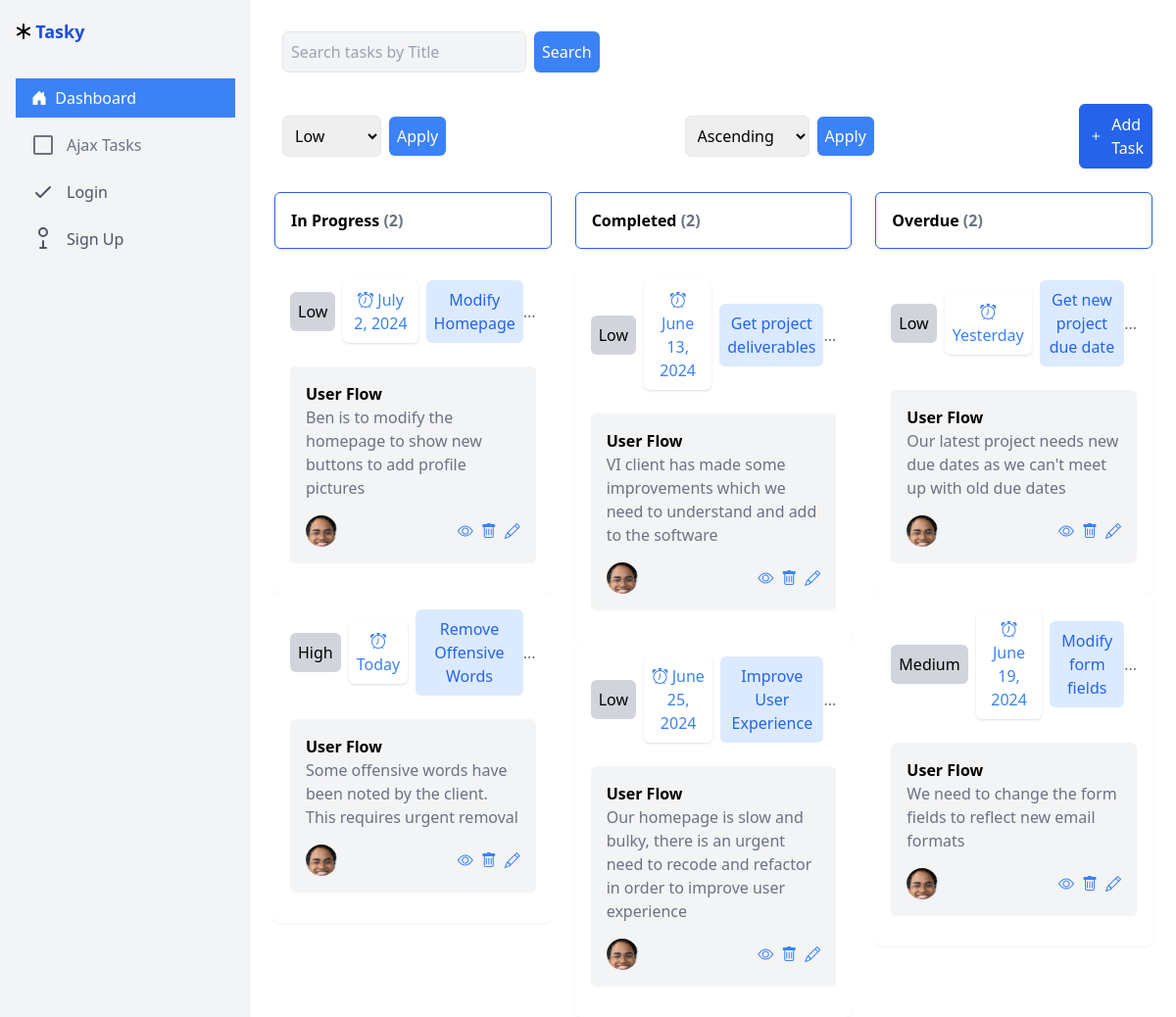
The page / on the database its author committed.
### task/models.py (models this page shows, shortened)
class Task(models.Model):
    STATUS_CHOICES = [
        ('In_Progress', 'In_Progress'),
        ('Completed', 'Completed'),
        ('Overdue', 'Overdue'),
    ]
    PRIORITY_CHOICES = [
        ('Low', 'Low'),
        ('Medium', 'Medium'),
        ('High', 'High'),
    ]
    title = models.CharField(max_length=200)
    description = models.TextField()
    status = models.CharField(
        max_length=20,
        choices=STATUS_CHOICES,
        default='In_Progress',
    )
    priority = models.CharField(
        max_length=20,
        choices=PRIORITY_CHOICES,
        default='Low',
    )
    due_date = models.DateTimeField()
    category = models.CharField(max_length=100)
    assigned_to = models.ForeignKey(settings.AUTH_USER_MODEL, on_delete=models.CASCADE)
    class Meta:
        ordering = ['-id']

### accounts/models.py (models this page shows)
class CustomUser(AbstractUser):
    username = None
    first_name = models.CharField(max_length=20)
    email = models.EmailField(db_index=True, unique=True, validators=[validate_email])
    profile_pix = models.ImageField(upload_to='profile_pics/')
    objects = UserManager()
    USERNAME_FIELD = 'email'
    REQUIRED_FIELDS = []
    EMAIL_FIELD = 'email'
    class Meta:
        ordering = ['-date_joined']
    def __str__(self):
        return self.email

### task/views.py (the view)
# urls.py: path("", views.TasksListView.as_view(), name="tasks"),
class TasksListView(ListView):
    model = Task
    context_object_name = 'tasks'
    template_name = 'task/task.html'
    paginate_by = 10
    def get_queryset(self, *args, **kwargs):
        base_queryset = Task.objects.all()
        search_query = self.request.GET.get('q', None)
        priority = self.request.GET.get('priority', None)
        date_sort = self.request.GET.get('date_sort', None)
        if search_query:
            self.queryset = base_queryset.filter(title__icontains=search_query)
        elif priority:
            self.queryset = base_queryset.filter(priority=priority)
        elif date_sort:
            if date_sort == 'ascending':
                self.queryset = base_queryset.order_by("due_date")
            elif date_sort == 'descending':
                self.queryset = base_queryset.order_by("-due_date")
        else:
            self.queryset = base_queryset
        return self.queryset
    def get_context_data(self, **kwargs):
        context = super().get_context_data(**kwargs)
        employees = CustomUser.objects.all()
        completed_tasks = self.queryset.filter(status='Completed')
        inprogress_tasks = self.queryset.filter(status='In_Progress')
        overdue_tasks = self.queryset.filter(status='Overdue')
        context['completed'] = completed_tasks
        context['inprogress'] = inprogress_tasks
        context['overdue'] = overdue_tasks
        context['employees'] = employees
        context['search_query'] = self.request.GET.get('q', '')
        return context

### task/templates/task/task.html (shortened to what this page needs)
{% extends 'task/base.html' %}
{% block content %}
       <div class="container mx-auto">
    <div class="flex space-x-2 items-center">
        <div class="w-1/3">
            <div class="p-2 bg-white flex items-center justify-between">
                <form method="GET" action="{% url 'tasks' %}" class="flex w-full">
                    <input
                        type="text"
                        name="q"
                        class="bg-gray-100 flex-grow p-2 border rounded-md"
                        placeholder="Search tasks by Title"
                        value="{{ search_query }}">
                    <button type="submit" class="ml-2 p-2 bg-blue-500 text-white rounded-md">Search</button>
                </form>
            </div>
        </div>
    </div>
</div>
{% load humanize %}
    <div class="container mx-auto m-6">
        <div class="flex space-x-2 justify-between">
            <form method="GET" action="{% url 'tasks' %}" class="flex w-full items-center space-x-2">
                <select name="priority" class="ml-2 p-2 border rounded-md">
                    <option value="Low">Low</option>
                </select>
                <button type="submit" class="ml-2 p-2 bg-blue-500 text-white rounded-md">Apply</button>
            </form>
            <form method="GET" action="{% url 'tasks' %}" class="flex w-full items-center space-x-2">
                <select name="date_sort" class="ml-2 p-2 border rounded-md">
                    <option value="ascending">Ascending</option>
                </select>
                <button type="submit" class="ml-2 p-2 bg-blue-500 text-white rounded-md">Apply</button>
            </form>
            <div class="w-3/3 flex space-x-6">
                <a href="{% url 'create-task' %}" class="p-2 rounded-md border bg-blue-600 text-white border-blue-600 flex items-center justify-center">
                    <i class="bi bi-plus mr-2"></i> Add Task
                </a>
  </div>
        </div>
            <div class="flex space-x-6">
                <div class="w-1/3 mt-6">
                    <div class="p-4 bg-white rounded-md rounded-md border border-blue-600 shadow-sm mb-4">
                        <h2 class="font-bold">In Progress <span class="text-gray-500">({{ inprogress.count }})</span></h2>
                    </div>
                    {% for inprogresstask in inprogress %}
                    <div class="space-y-4">
                        <div class="p-4 bg-white rounded-md shadow-sm">
                            <div class="flex justify-between items-center">
                                <div class="flex items-center space-x-2">
                                    <span class="text-dark-500">
                                        <button class="p-2 bg-gray-300 rounded-md">{{ inprogresstask.priority }}</button>
                                        </span>
                                        <span class="text-blue-500">
                                            <button class="p-2 shadow bg-white rounded-md"><i class="bi bi-alarm"> </i> {{ inprogresstask.due_date|naturalday|capfirst }}</button>
                                            </span>
                                            <span class="text-blue-600">
                                                <button class="p-2 bg-blue-100 rounded-md">{{ inprogresstask.title }}</button>
                                                </span>
                                </div>
                                <button class="text-gray-500">...</button>
                            </div>
                            <br>
                            <div class="p-4 bg-gray-100 rounded-md rounded-md shadow-sm mb-4">
                                <h2 class="font-bold">User Flow</h2>
                                <p class="text-gray-500">{{ inprogresstask.description }}</p>
                            <div class="flex items-center justify-between mt-4">
                                <div class="flex items-center space-x-2">
                                    <img src="{{ inprogresstask.assigned_to.profile_pix.url }}" title="Assigned to {{ inprogresstask.assigned_to }}" class="w-8 h-8 rounded-full object-cover" alt="{{ inprogresstask.assigned_to }}" />
                                </div>
                                <div class="flex items-center space-x-2">
                                    <a href="{% url 'task-detail' pk=inprogresstask.id %}">
                                    <button class="text-blue-500"><i class="bi bi-eye"></i></button>
                                </a>
                                <a href="{% url 'delete-task' pk=inprogresstask.id %}">
                                    <button class="text-blue-500"><i class="bi bi-trash"></i></button>
                                </a>
                                    <a href="{% url 'update-task' pk=inprogresstask.id %}">
                                        <button class="text-blue-500"><i class="bi bi-pencil"></i></button>
                                    </a>
                                </div>
                            </div>
                            </div>
                        </div>
                    </div>
                   {% endfor %}
                </div>
                <div class="w-1/3 mt-6">
                    <div class="p-4 bg-white rounded-md rounded-md border border-blue-600 shadow-sm mb-4">
                        <h2 class="font-bold">Completed <span class="text-gray-500">({{ completed.count }})</span></h2>
                    </div>
                    {% for completedtask in completed %}
                    <div class="space-y-4">
                        <div class="p-4 bg-white rounded-md shadow-sm">
                            <div class="flex justify-between items-center">
                                <div class="flex items-center space-x-2">
                                    <span class="text-dark-500">
                                        <button class="p-2 bg-gray-300 rounded-md">{{ completedtask.priority }}</button>
                                        </span>
                                        <span class="text-blue-500">
                                            <button class="p-2 shadow bg-white rounded-md"><i class="bi bi-alarm"> </i> {{ completedtask.due_date|naturalday|capfirst }}</button>
                                            </span>
                                            <span class="text-blue-600">
                                                <button class="p-2 bg-blue-100 rounded-md">{{ completedtask.title }}</button>
                                                </span>
                                </div>
                                <button class="text-gray-500">...</button>
                            </div>
                            <br>
                            <div class="p-4 bg-gray-100 rounded-md rounded-md shadow-sm mb-4">
                                <h2 class="font-bold">User Flow</h2>
                                <p class="text-gray-500">{{ completedtask.description }}</p>
                            <div class="flex items-center justify-between mt-4">
                                <div class="flex items-center space-x-2">
                                    <img src="{{ completedtask.assigned_to.profile_pix.url }}" title="Assigned to {{ completedtask.assigned_to }}" class="w-8 h-8 rounded-full object-cover" alt="{{ completedtask.assigned_to }}" />
                                </div>
                                <div class="flex items-center space-x-2">
                                    <a href="{% url 'task-detail' pk=completedtask.id %}">
                                    <button class="text-blue-500"><i class="bi bi-eye"></i></button>
                                </a>
                                <a href="{% url 'delete-task' pk=completedtask.id %}">
                                    <button class="text-blue-500"><i class="bi bi-trash"></i></button>
                                </a>
                                    <a href="{% url 'update-task' pk=completedtask.id %}">
                                        <button class="text-blue-500"><i class="bi bi-pencil"></i></button>
                                    </a>
                                </div>
                            </div>
                            </div>
                        </div>
                    </div>
                   {% endfor %}
                </div>
                <div class="w-1/3 mt-6">
                    <div class="p-4 bg-white rounded-md rounded-md border border-blue-600 shadow-sm mb-4">
                        <h2 class="font-bold">Overdue <span class="text-gray-500">({{ overdue.count }})</span></h2>
                    </div>
                    {% for overduetask in overdue %}
                    <div class="space-y-4">
                        <div class="p-4 bg-white rounded-md shadow-sm">
                            <div class="flex justify-between items-center">
                                <div class="flex items-center space-x-2">
                                    <span class="text-dark-500">
                                        <button class="p-2 bg-gray-300 rounded-md">{{ overduetask.priority }}</button>
                                        </span>
                                        <span class="text-blue-500">
                                            <button class="p-2 shadow bg-white rounded-md"><i class="bi bi-alarm"> </i> {{ overduetask.due_date|naturalday|capfirst }}</button>
                                            </span>
                                            <span class="text-blue-600">
                                                <button class="p-2 bg-blue-100 rounded-md">{{ overduetask.title }}</button>
                                                </span>
                                </div>
                                <button class="text-gray-500">...</button>
                            </div>
                            <br>
                            <div class="p-4 bg-gray-100 rounded-md rounded-md shadow-sm mb-4">
                                <h2 class="font-bold">User Flow</h2>
                                <p class="text-gray-500">{{ overduetask.description }}</p>
                            <div class="flex items-center justify-between mt-4">
                                <div class="flex items-center space-x-2">
                                    <img src="{{ overduetask.assigned_to.profile_pix.url }}" title="Assigned to {{ overduetask.assigned_to }}" class="w-8 h-8 rounded-full object-cover" alt="{{ overduetask.assigned_to }}" />
                                </div>
                                <div class="flex items-center space-x-2">
                                    <a href="{% url 'task-detail' pk=overduetask.id %}">
                                    <button class="text-blue-500"><i class="bi bi-eye"></i></button>
                                </a>
                                <a href="{% url 'delete-task' pk=overduetask.id %}">
                                    <button class="text-blue-500"><i class="bi bi-trash"></i></button>
                                </a>
                                    <a href="{% url 'update-task' pk=overduetask.id %}">
                                        <button class="text-blue-500"><i class="bi bi-pencil"></i></button>
                                    </a>
                                </div>
                            </div>
                            </div>
                        </div>
                    </div>
                   {% endfor %}
                </div>
            </div>
        </div>
{% endblock %}

### rows shown on the page
Task: priority "Low", due_date "July 2, 2024", title "Modify Homepage", description "Ben is to modify the homepage to show new buttons to add profile pictures", assigned_to.profile_pix (picture)
Task: priority "High", due_date "Today", title "Remove Offensive Words", description "Some offensive words have been noted by the client. This requires urgent removal", assigned_to.profile_pix (picture)
Task: priority "Low", due_date "June 13, 2024", title "Get project deliverables", description "VI client has made some improvements which we need to understand and add to the software", assigned_to.profile_pix (picture)
Task: priority "Low", due_date "June 25, 2024", title "Improve User Experience", description "Our homepage is slow and bulky, there is an urgent need to recode and refactor in order to improve user experience", assigned_to.profile_pix (picture)
Task: priority "Low", due_date "Yesterday", title "Get new project due date", description "Our latest project needs new due dates as we can't meet up with old due dates", assigned_to.profile_pix (picture)
Task: priority "Medium", due_date "June 19, 2024", title "Modify form fields", description "We need to change the form fields to reflect new email formats", assigned_to.profile_pix (picture)

### other values the page prints
{{ inprogress.count }} "2"
{{ completed.count }} "2"
{{ overdue.count }} "2"
